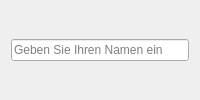
<?xml version="1.0" encoding="UTF-8"?>
<ui version="4.0">
 <class>Form</class>
 <widget class="QWidget" name="Form">
  <layout class="QVBoxLayout" name="verticalLayout">
   <item>
    <widget class="QLineEdit" name="lineEdit">
     <property name="placeholderText">
      <string>Geben Sie Ihren Namen ein</string>
     </property>
    </widget>
   </item>
  </layout>
 </widget>
 <resources/>
 <connections/>
</ui>
